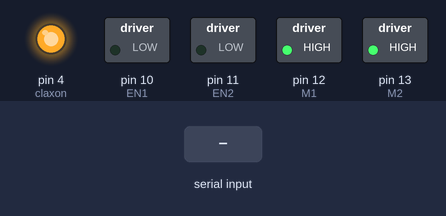
Simulated run of this sketch. Board: Arduino Uno, built with avr-gcc and run on an emulated ATmega328P. Parts: switched loads named in the sketch (green lamp = pin HIGH), output pins drawn as LEDs (lit = HIGH). The inputs (shaded band) are chosen by the test bench. What the sketch prints to the serial monitor is not drawn.

Above: at 0.1 s.
At 1.4 s:
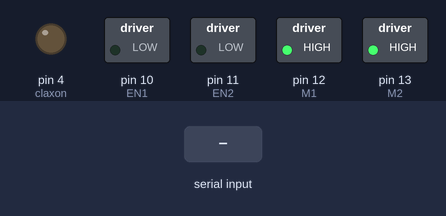
1.5 s: "1" received over the second serial link
3.0 s: "S" received over the second serial link
Timing chart, 0 to 6.0 s (numbered marks = the images above; inputs shaded):
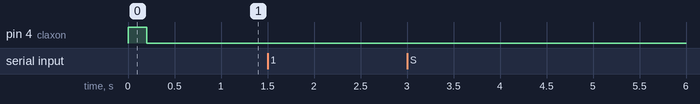

Measured:
- after the input at 1.5 s, every drawn part: stays the same
- after the input at 3.0 s, every drawn part: stays the same

The sketch:

Robot_1.ino
```cpp
#include <SoftwareSerial.h>

// Declaración de los pines del Arduino
int claxon = 4;
#define RX 5
#define TX 6
SoftwareSerial BT(RX, TX); //Crea un UART por Software
int EN1 = 10;
int EN2 = 11;
int M1 = 12;
int M2 = 13;
int velo = 250;


//Initial state


void setup() {

  // CREAMOS PUERTO SERIE
  Serial.begin(9600); //Velocidad de Monitor Serial
  BT.begin(9600); //Velocidad Hc-05

  //Configura los pines de salida
  pinMode(EN1, OUTPUT);
  pinMode(EN2, OUTPUT);
  pinMode(M1, OUTPUT);
  pinMode(M2, OUTPUT);
  pinMode(claxon, OUTPUT);


  digitalWrite (M1, HIGH);
  analogWrite (EN1, 0);
  digitalWrite (M2, HIGH);
  analogWrite (EN2, 0);
  digitalWrite (claxon, HIGH);
  delay (200);
  digitalWrite (claxon, LOW);
}

void loop() {


  //Preguntar si hay dato disponible en el puerto serial
  if (BT.available()) {
    char crt = BT.read();
    Serial.write(crt);

    // CONTROL VELOCIDAD

    if (crt == '1') {
      velo = 120;
    }
    if (crt == '2' ) {
      velo = 135 ;
    }
    if (crt == '3' ) {
      velo = 150 ;
    }
    if (crt == '4' ) {
      velo = 165 ;
    }
    if (crt == '5' ) {
      velo = 180 ;
    }
    if (crt == '6' ) {
      velo = 195 ;
    }
    if (crt == '7' ) {
      velo = 210 ;
    }
    if (crt == '8' ) {
      velo = 230 ;
    }
    if (crt == '9' ) {
      velo = 255 ;
    }


    // CONTROL DIRECCION

    if (crt == 'S') {
      Parar();
    }
    if (crt == 'F') {
      Adelante();
    }
    if (crt == 'B') {
      Atras();
    }
    if (crt == 'R') {
      Giroderecha();
    }
    if (crt == 'L') {
      Giroizquierda();
    }

    if (crt == 'V') {
      pito();
    }

    if (crt == 'v') {
      nopito();
    }
  }
}

void Adelante()
{
  digitalWrite (M1, HIGH);
  analogWrite (EN1, velo);
  digitalWrite (M2, HIGH);
  analogWrite (EN2, velo);
}

void Atras()
{
  digitalWrite (M1, LOW);
  analogWrite (EN1, velo);
  digitalWrite (M2, LOW);
  analogWrite (EN2, velo);
}

void Parar()
{
  digitalWrite (M1, HIGH);
  digitalWrite (EN1, 0);
  digitalWrite (M2, HIGH);
  digitalWrite (EN2, 0);
}

void Giroderecha()
{
  digitalWrite (M1, HIGH);
  analogWrite (EN1, velo);
  digitalWrite (M2, LOW);
  analogWrite (EN2, velo);
}

void Giroizquierda()
{
  digitalWrite (M1, LOW);
  analogWrite (EN1, velo);
  digitalWrite (M2, HIGH);
  analogWrite (EN2, velo);
}
void pito()
{
  digitalWrite (claxon, HIGH);
}
void nopito()
{
  digitalWrite (claxon, LOW);
}
```
